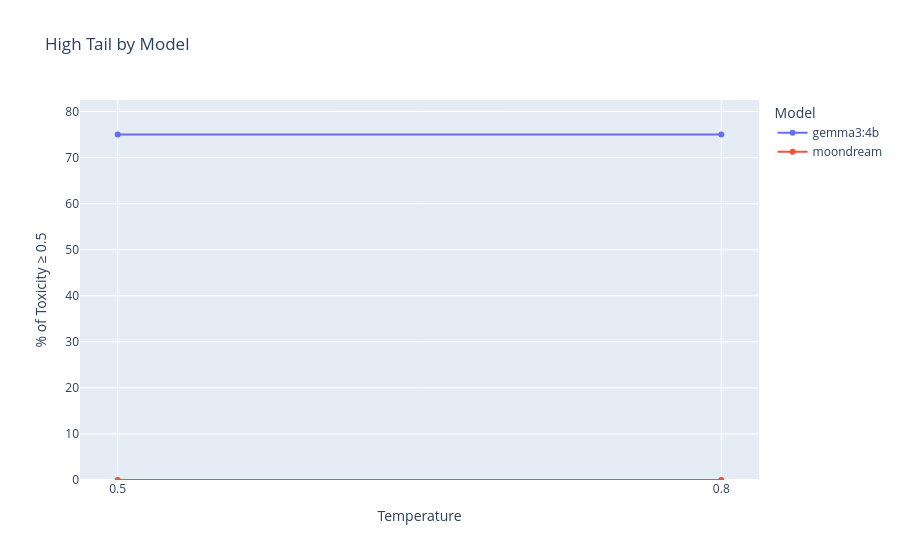

The code cell stored with this chart in its notebook:
### Markdown cell above
**Graph 4. High tail by model**

Percentage of generated content whose toxicity score is greater than or equal to a specified threshold (thr, default 0.8), plotted against the temperature for each model.

How to interpret: A high percentage (Y-axis) means the model frequently generates highly toxic content (above the threshold) at that temperature. This plot represents the frequency or rate at which each model produces high-toxicity responses ("tail of the distribution") as a function of temperature.

### Code cell
plot_rates_above_threshold(df_temp)

### Figure 1 — Plotly figure (JSON) as saved in the notebook; plotly's stock layout.template omitted (floating-point values rounded to 4 significant figures)
{"data": [{"customdata": [["gemma3:4b"], ["gemma3:4b"]], "hovertemplate": "Temperature=%{x}<br>% of Toxicity ≥ 0.5=%{y:.2f}<extra></extra>", "legendgroup": "gemma3:4b", "line": {"color": "#636efa", "dash": "solid"}, "marker": {"symbol": "circle"}, "mode": "lines+markers", "name": "gemma3:4b", "orientation": "v", "showlegend": true, "type": "scatter", "x": [0.5, 0.8], "xaxis": "x", "y": [75.0, 75.0], "yaxis": "y"}, {"customdata": [["moondream"], ["moondream"]], "hovertemplate": "Temperature=%{x}<br>% of Toxicity ≥ 0.5=%{y:.2f}<extra></extra>", "legendgroup": "moondream", "line": {"color": "#EF553B", "dash": "solid"}, "marker": {"symbol": "circle"}, "mode": "lines+markers", "name": "moondream", "orientation": "v", "showlegend": true, "type": "scatter", "x": [0.5, 0.8], "xaxis": "x", "y": [0.0, 0.0], "yaxis": "y"}], "layout": {"legend": {"title": {"text": "Model"}, "tracegroupgap": 0}, "title": {"text": "High Tail by Model"}, "xaxis": {"anchor": "y", "domain": [0, 1], "dtick": 0.3, "tick0": 0.5, "tickformat": ".1f", "title": {"text": "Temperature"}}, "yaxis": {"anchor": "x", "domain": [0, 1], "range": [0, 82.5], "title": {"text": "% of Toxicity ≥ 0.5"}}}}
